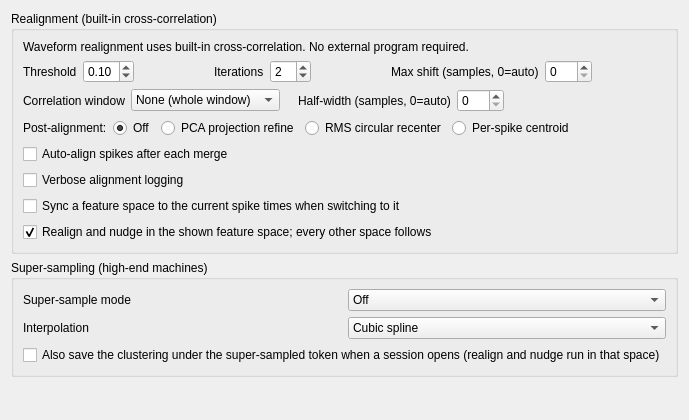
<?xml version="1.0" encoding="UTF-8"?>
<ui version="4.0">
 <class>PrefRealignmentLayout</class>
 <widget class="QWidget" name="PrefRealignmentLayout">
  <property name="geometry"><rect><x>0</x><y>0</y><width>520</width><height>420</height></rect></property>
  <property name="windowTitle"><string>Realignment</string></property>
  <layout class="QVBoxLayout" name="topLayout">
   <item>
<widget class="QGroupBox" name="groupBox_realign">
       <property name="sizePolicy">
        <sizepolicy hsizetype="Expanding" vsizetype="Fixed">
         <horstretch>0</horstretch>
         <verstretch>0</verstretch>
        </sizepolicy>
       </property>
       <property name="title">
        <string>Realignment (built-in cross-correlation)</string>
       </property>
       <layout class="QGridLayout" name="gridLayout_realign">
        <item row="0" column="0">
         <widget class="QLabel" name="realignBuiltInLabel">
          <property name="text">
           <string>Waveform realignment uses built-in cross-correlation. No external program required.</string>
          </property>
          <property name="wordWrap">
           <bool>true</bool>
          </property>
         </widget>
        </item>
        <item row="1" column="0">
         <layout class="QHBoxLayout">
          <item>
           <widget class="QLabel" name="realignThresholdLabel">
            <property name="text">
             <string>Threshold</string>
            </property>
           </widget>
          </item>
          <item>
           <widget class="QDoubleSpinBox" name="realignThresholdSpinBox">
            <property name="toolTip">
             <string>Minimum xcorr score for a spike to be realigned (0.0–1.0)</string>
            </property>
            <property name="minimum">
             <double>0.000000000000000</double>
            </property>
            <property name="maximum">
             <double>1.000000000000000</double>
            </property>
            <property name="singleStep">
             <double>0.050000000000000</double>
            </property>
            <property name="decimals">
             <number>2</number>
            </property>
            <property name="value">
             <double>0.100000000000000</double>
            </property>
           </widget>
          </item>
          <item>
           <spacer name="spacer_ra_1">
            <property name="orientation">
             <enum>Qt::Horizontal</enum>
            </property>
            <property name="sizeType">
             <enum>QSizePolicy::Expanding</enum>
            </property>
            <property name="sizeHint" stdset="0">
             <size><width>20</width><height>20</height></size>
            </property>
           </spacer>
          </item>
          <item>
           <widget class="QLabel" name="realignIterationsLabel">
            <property name="text">
             <string>Iterations</string>
            </property>
           </widget>
          </item>
          <item>
           <widget class="QSpinBox" name="realignIterationsSpinBox">
            <property name="toolTip">
             <string>Number of realignment passes (1–20)</string>
            </property>
            <property name="minimum">
             <number>1</number>
            </property>
            <property name="maximum">
             <number>20</number>
            </property>
            <property name="value">
             <number>2</number>
            </property>
           </widget>
          </item>
          <item>
           <spacer name="spacer_ra_2">
            <property name="orientation">
             <enum>Qt::Horizontal</enum>
            </property>
            <property name="sizeType">
             <enum>QSizePolicy::Expanding</enum>
            </property>
            <property name="sizeHint" stdset="0">
             <size><width>20</width><height>20</height></size>
            </property>
           </spacer>
          </item>
          <item>
           <widget class="QLabel" name="realignMaxShiftLabel">
            <property name="text">
             <string>Max shift (samples, 0=auto)</string>
            </property>
           </widget>
          </item>
          <item>
           <widget class="QSpinBox" name="realignMaxShiftSpinBox">
            <property name="toolTip">
             <string>Maximum lag in samples of the recording. 0 = automatic (half the peak position).  In a super-sampled space the same cap applies, in that space's ticks (×2 / ×4), and the lags found are in ticks.</string>
            </property>
            <property name="minimum">
             <number>0</number>
            </property>
            <property name="maximum">
             <number>100</number>
            </property>
            <property name="value">
             <number>0</number>
            </property>
           </widget>
          </item>
          <item>
           <spacer name="spacer_ra_3">
            <property name="orientation">
             <enum>Qt::Horizontal</enum>
            </property>
            <property name="sizeType">
             <enum>QSizePolicy::Expanding</enum>
            </property>
            <property name="sizeHint" stdset="0">
             <size><width>20</width><height>20</height></size>
            </property>
           </spacer>
          </item>
         </layout>
        </item>
        <item row="2" column="0">
         <layout class="QHBoxLayout">
          <item>
           <widget class="QLabel" name="realignKernelLabel">
            <property name="text">
             <string>Correlation window</string>
            </property>
           </widget>
          </item>
          <item>
           <widget class="QComboBox" name="realignKernelCombo">
            <property name="toolTip">
             <string>The part of the waveform window the cross-correlation scores and normalises on.  None: the whole window (every sample, the classic behaviour).  Gaussian / Hann: a bell of the given half-width centred on the alignment target (peak sample), so a second spike in the tail or the lead-in -- a collision -- neither feeds the score nor its normalisation and cannot pull the lag toward itself.  Template energy: the cluster template's own energy profile (self-calibrating, no width; works in derivative and super-sampled spaces).  A window runs on the CPU kernel.  The post-alignment PCA refine and RMS recenter run under the same window.</string>
            </property>
            <item><property name="text"><string>None (whole window)</string></property></item>
            <item><property name="text"><string>Gaussian</string></property></item>
            <item><property name="text"><string>Hann</string></property></item>
            <item><property name="text"><string>Template energy</string></property></item>
           </widget>
          </item>
          <item>
           <spacer name="spacer_ra_k1">
            <property name="orientation">
             <enum>Qt::Horizontal</enum>
            </property>
            <property name="sizeType">
             <enum>QSizePolicy::Fixed</enum>
            </property>
            <property name="sizeHint" stdset="0">
             <size><width>12</width><height>20</height></size>
            </property>
           </spacer>
          </item>
          <item>
           <widget class="QLabel" name="realignKernelWidthLabel">
            <property name="text">
             <string>Half-width (samples, 0=auto)</string>
            </property>
           </widget>
          </item>
          <item>
           <widget class="QSpinBox" name="realignKernelWidthSpinBox">
            <property name="toolTip">
             <string>Half-width of the Gaussian (2 sigma) or Hann window, in samples of the recording, each side of the peak sample.  0 = automatic: half the peak position (the same rule as the automatic max shift).  In a super-sampled space the same width applies in that space's ticks.  Not used by the template-energy window.</string>
            </property>
            <property name="minimum">
             <number>0</number>
            </property>
            <property name="maximum">
             <number>200</number>
            </property>
            <property name="value">
             <number>0</number>
            </property>
           </widget>
          </item>
          <item>
           <spacer name="spacer_ra_k2">
            <property name="orientation">
             <enum>Qt::Horizontal</enum>
            </property>
            <property name="sizeType">
             <enum>QSizePolicy::Expanding</enum>
            </property>
            <property name="sizeHint" stdset="0">
             <size><width>20</width><height>20</height></size>
            </property>
           </spacer>
          </item>
         </layout>
        </item>
        <item row="3" column="0">
         <layout class="QHBoxLayout">
          <item>
           <widget class="QLabel" name="realignModeLabel">
            <property name="text">
             <string>Post-alignment:</string>
            </property>
           </widget>
          </item>
          <item>
           <widget class="QRadioButton" name="realignModeOffRadio">
            <property name="text">
             <string>Off</string>
            </property>
            <property name="toolTip">
             <string>Plain cross-correlation alignment with no post-pass (default).</string>
            </property>
            <property name="checked">
             <bool>true</bool>
            </property>
           </widget>
          </item>
          <item>
           <widget class="QRadioButton" name="realignModePcaRadio">
            <property name="text">
             <string>PCA projection refine</string>
            </property>
            <property name="toolTip">
             <string>Per-spike refine maximising PCA-projection energy (--pca-refine).  Under a correlation window the projection is weighted by it.</string>
            </property>
           </widget>
          </item>
          <item>
           <widget class="QRadioButton" name="realignModeRmsRadio">
            <property name="text">
             <string>RMS circular recenter</string>
            </property>
            <property name="toolTip">
             <string>Recenter the whole cluster on its circular RMS-energy centroid (--recenter-rms).  Under a correlation window the centroid is that of the windowed energy, so a second spike in the tail does not move the cluster.</string>
            </property>
           </widget>
          </item>
          <item>
           <widget class="QRadioButton" name="realignModeCentroidRadio">
            <property name="text">
             <string>Per-spike centroid</string>
            </property>
            <property name="toolTip">
             <string>Reference-free per-spike de-jitter: shift each spike so its own circular energy centroid lands on the population's circular-mean centroid; needs no template (--align-centroid).</string>
            </property>
           </widget>
          </item>
          <item>
           <spacer name="spacer_ra_mode">
            <property name="orientation">
             <enum>Qt::Horizontal</enum>
            </property>
            <property name="sizeType">
             <enum>QSizePolicy::Expanding</enum>
            </property>
            <property name="sizeHint" stdset="0">
             <size><width>20</width><height>20</height></size>
            </property>
           </spacer>
          </item>
         </layout>
        </item>
        <item row="4" column="0">
         <widget class="QCheckBox" name="autoRealignAfterMergeCheckBox">
          <property name="text">
           <string>Auto-align spikes after each merge</string>
          </property>
          <property name="toolTip">
           <string>After a Group Clusters (merge) operation, automatically run spike realignment on the resulting merged cluster using the current realignment settings above — no dialog. Skipped while a realignment job is already running. Applies to interactive merges only, not the batch Auto-Merge. Default: off.</string>
          </property>
          <property name="checked">
           <bool>false</bool>
          </property>
         </widget>
        </item>
        <item row="5" column="0">
         <widget class="QCheckBox" name="realignVerboseCheckBox">
          <property name="text">
           <string>Verbose alignment logging</string>
          </property>
          <property name="toolTip">
           <string>Stream the per-spike realignment detail to stderr during a realign / Align All run. When off, only errors and warnings are surfaced (quieter, and avoids the per-line work of forwarding the detail). The dedicated Realign output tab has been removed, so this detail now goes to the terminal. Default: off.</string>
          </property>
          <property name="checked">
           <bool>false</bool>
          </property>
         </widget>
        </item>
          <item row="6" column="0">
           <widget class="QCheckBox" name="syncFeatureSpaceOnSwitchCheckBox">
            <property name="text">
             <string>Sync a feature space to the current spike times when switching to it</string>
            </property>
            <property name="toolTip">
             <string>When you pick another method in the Space box, first re-extract that space's .spk from the .fil at the session's current spike times and re-project its .fet through its own .pca basis, so realign / nudge done in the .clu's space carry over. The results are working copies, saved with Save and discarded if you close without saving. Off by default; when on, each switch costs one .fil pass over the group. Spikes → Sync Feature Spaces does the same for every space on demand.</string>
            </property>
            <property name="checked">
             <bool>false</bool>
            </property>
           </widget>
          </item>
          <item row="7" column="0">
           <widget class="QCheckBox" name="realignFromAnySpaceCheckBox">
            <property name="text">
             <string>Realign and nudge in the shown feature space; every other space follows</string>
            </property>
            <property name="toolTip">
             <string>Realign, Align All and nudge work in whichever space is shown: they align on that space's waveforms and basis (sub-sample lags in a super-sampled space) and rewrite its working copies and the shared .res.  After each of them every other space -- the .clu's own included -- follows the moved spikes: each moved spike is re-extracted from the .fil into every other waveform file (in that space's own domain and geometry) and re-projected into every space's features, so all spaces stay at the same spike times.  The results are working copies, saved with Save.  On by default; when on, every realign or nudge also reads the .fil for the moved spikes and rewrites them in each space.  When off, realign and nudge are only available in the .clu's own space and the other spaces keep their old spike times until synced.  Not in a lag (_D) space: show its waveform space.</string>
            </property>
            <property name="checked">
             <bool>true</bool>
            </property>
           </widget>
          </item>
       </layout>
      </widget>
   </item>
   <item>
    <widget class="QGroupBox" name="groupBox_supersample">
     <property name="title"><string>Super-sampling (high-end machines)</string></property>
     <layout class="QGridLayout" name="gridLayout_supersample">
      <item row="0" column="0">
       <widget class="QLabel" name="supersampleModeLabel"><property name="text"><string>Super-sample mode</string></property></widget>
      </item>
      <item row="0" column="1">
       <widget class="QComboBox" name="supersampleModeCombo">
        <property name="toolTip"><string>Off: nothing changes.  ×2 / ×4: a waveform space with 2 or 4 spline-interpolated ticks per acquisition sample (&lt;base&gt;.spk.&lt;token&gt;_U4.N, its own PCA basis and features) is built over the .clu's space when a session opens, unless it already exists; when its waveforms are not there Klusters asks first, and No turns this mode off.  The session still opens in the .clu's own space: the super-sampled files are read when you switch to that space (the Space box, Ctrl+Tab), and stay in memory from then on.  Spikes → Super-sample ×2 / ×4 build one by hand and show it.  Realign and nudge in such a space work at sub-sample resolution: the .res keeps whole samples, the rest is each spike's phase (the space's last feature column), and the window is re-cut from the recording at the exact fractional time.  The .spk is 2× / 4× the size, every waveform read and PCA 2× / 4× the work: for machines with the memory and cores to spare.</string></property>
        <item><property name="text"><string>Off</string></property></item>
        <item><property name="text"><string>×2</string></property></item>
        <item><property name="text"><string>×4</string></property></item>
       </widget>
      </item>
      <item row="2" column="0" colspan="2">
       <widget class="QCheckBox" name="supersampleAdoptCheckBox">
        <property name="text"><string>Also save the clustering under the super-sampled token when a session opens (realign and nudge run in that space)</string></property>
        <property name="toolTip"><string>Realign and nudge run in the .clu's own space.  With this on, a session opened in super-sample mode whose .clu is not yet under the _U token is saved as &lt;base&gt;.clu.&lt;token&gt;_U4.N (the original .clu is left as it is) and reopened there, so realign and nudge work at sub-sample resolution right away.  Off: the super-sampled space is only built; Spikes → Super-sample offers the Save As.</string></property>
        <property name="checked"><bool>false</bool></property>
       </widget>
      </item>
      <item row="1" column="0">
       <widget class="QLabel" name="supersampleInterpLabel"><property name="text"><string>Interpolation</string></property></widget>
      </item>
      <item row="1" column="1">
       <widget class="QComboBox" name="supersampleInterpCombo">
        <property name="toolTip"><string>The interpolator of every super-sampled cut (building the space, realign, nudge, sync).  Smoothing spline (the default): a cubic spline through Whittaker-smoothed samples, a low-pass of about 0.6 Nyquist -- the spike is untouched, the sample-to-sample noise an exact interpolant reproduces between the samples is not.  Cubic spline: exact at every sample.  Windowed sinc (Lanczos-3): the band-limited answer, slightly sharper peaks, mild ringing near clipped samples.  An existing space is re-cut with the interpolator it was built with (detected from its rows), whatever this says; this choice decides new spaces.</string></property>
        <item><property name="text"><string>Cubic spline</string></property></item>
        <item><property name="text"><string>Windowed sinc (Lanczos-3)</string></property></item>
        <item><property name="text"><string>Smoothing spline</string></property></item>
       </widget>
      </item>
     </layout>
    </widget>
   </item>
   <item><spacer name="vSpacer"><property name="orientation"><enum>Qt::Vertical</enum></property><property name="sizeHint" stdset="0"><size><width>20</width><height>40</height></size></property></spacer></item>
  </layout>
 </widget>

 <resources/>
 <connections/>
</ui>
